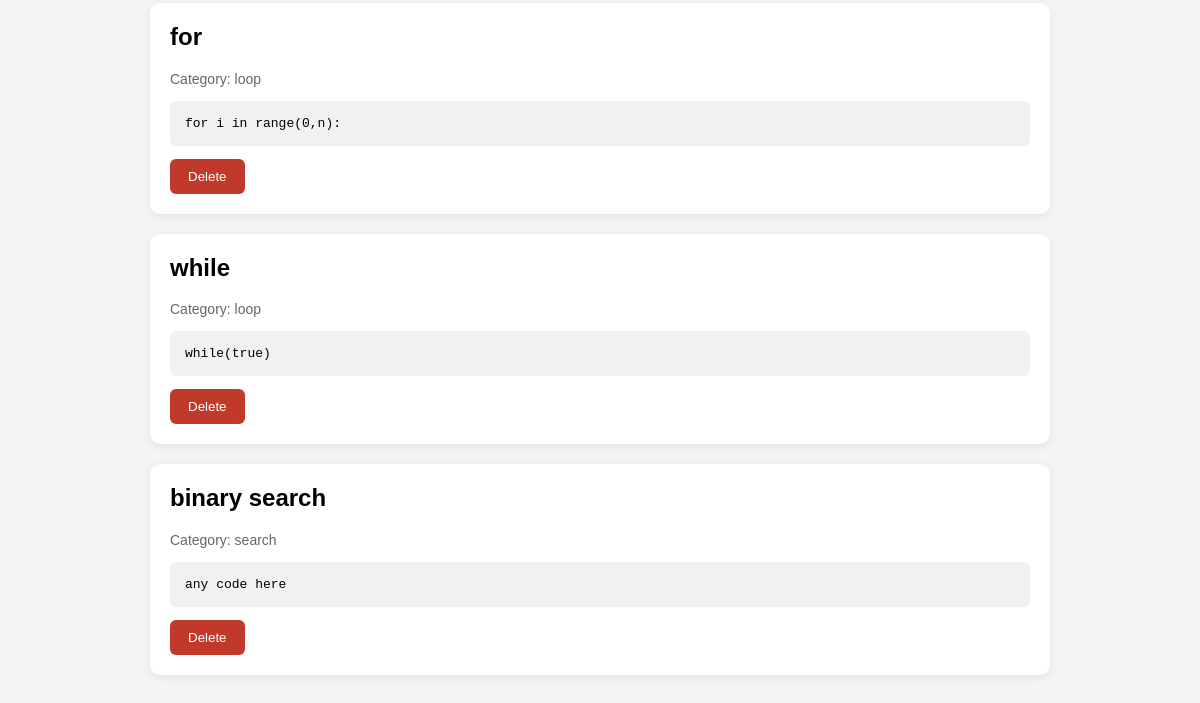
Before: / (lower part) with the older database file.
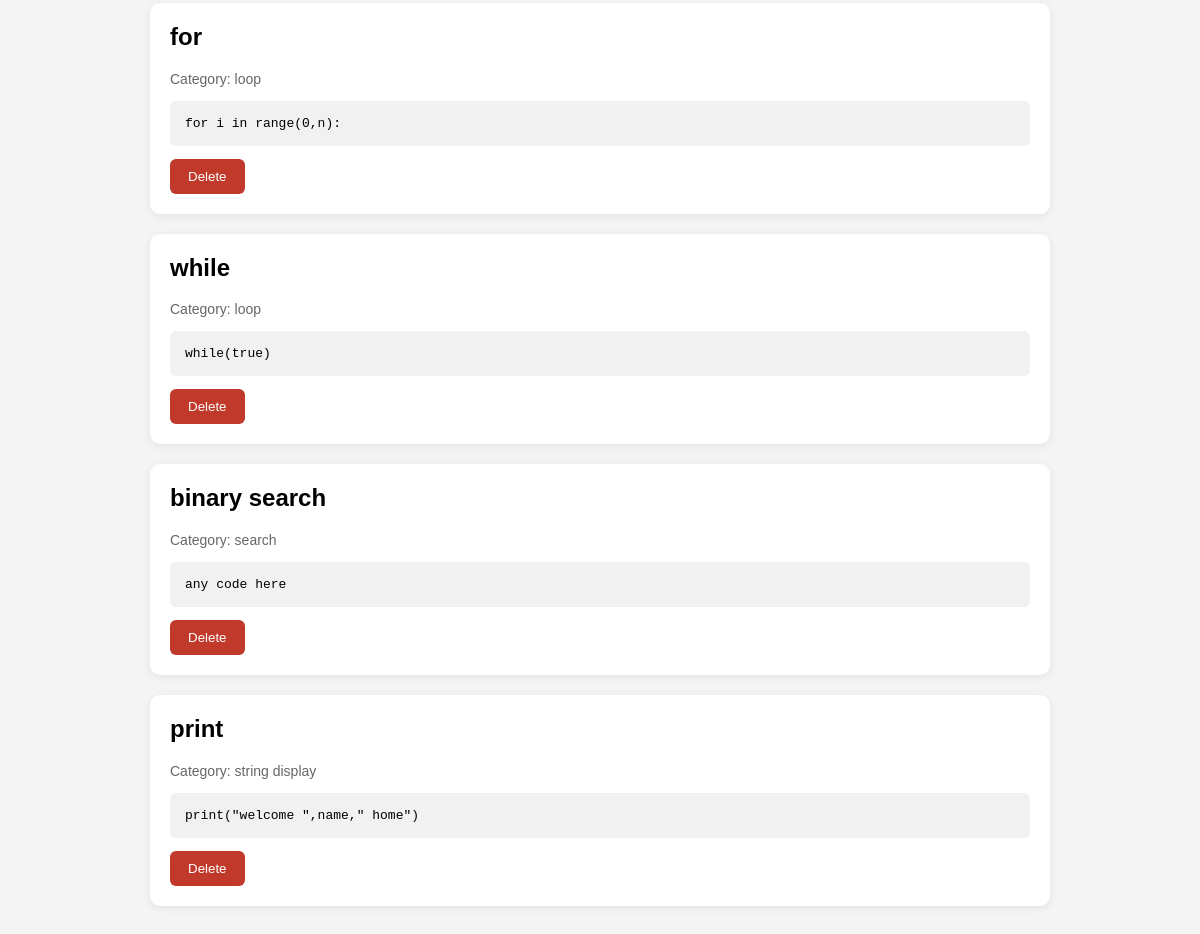
After: the same page with the newer database file.
### tables this page shows
CREATE TABLE snippets (
    sno INTEGER PRIMARY KEY AUTOINCREMENT,
    name TEXT,
    cat TEXT,
    code TEXT
);

### main.py (the view)
@app.route("/")
def home():
    category = request.args.get("category")
    search = request.args.get("search")
    conn = sqlite3.connect("snippets.db")
    cursor = conn.cursor()
    if search:
        cursor.execute(
            """
            SELECT * FROM snippets
            WHERE name LIKE ? OR code LIKE ?
            """,
            (f"%{search}%", f"%{search}%")
        )
    elif category:
        cursor.execute(
            "SELECT * FROM snippets WHERE cat = ?",
            (category,)
        )
    else:
        cursor.execute("SELECT * FROM snippets")
    snippets = cursor.fetchall()
    cursor.execute("SELECT DISTINCT cat FROM snippets")
    categories = cursor.fetchall()
    conn.close()
    return render_template(
        "index.html",
        snippets=snippets,
        categories=categories
    )

### templates/index.html (shortened to what this page needs)
<!DOCTYPE html>
<html>
<head>
    <link rel="stylesheet" href="{{ url_for('static', filename='style.css') }}">
</head>
<body>
    <div class="container">
        {% for snippet in snippets %}
            <div class="snippet">
                <h2>{{ snippet[1] }}</h2>
                <p class="category">
                    Category: {{ snippet[2] }}
                </p>
                <pre>{{ snippet[3] }}</pre>
                <form action="/delete/{{ snippet[0] }}" method="POST">
                    <button class="delete" type="submit">
                        Delete
                    </button>
                </form>
            </div>
        {% endfor %}
    </div>
</body>
</html>

### static/style.css (style rules this page uses)
* { box-sizing: border-box; }
body { margin: 0; font-family: Arial, sans-serif; background: #f4f4f4; }
.container { width: 80%; max-width: 900px; margin: 40px auto; }
.card, .snippet { background: white; padding: 20px; margin-bottom: 20px; border-radius: 10px; box-shadow: 0 2px 8px rgba(0, 0, 0, 0.08); }
button { padding: 10px 18px; border: none; border-radius: 6px; background: #333; color: white; cursor: pointer; }
.snippet h2 { margin-top: 0; }
.category { color: #666; font-size: 14px; }
pre { background: #f1f1f1; padding: 15px; border-radius: 6px; overflow-x: auto; }
.delete { background: #c0392b; }

Changed rows visible on the page:
added snippets: name "print", cat "string display", code "print(\"welcome \",name,\" home\")"
